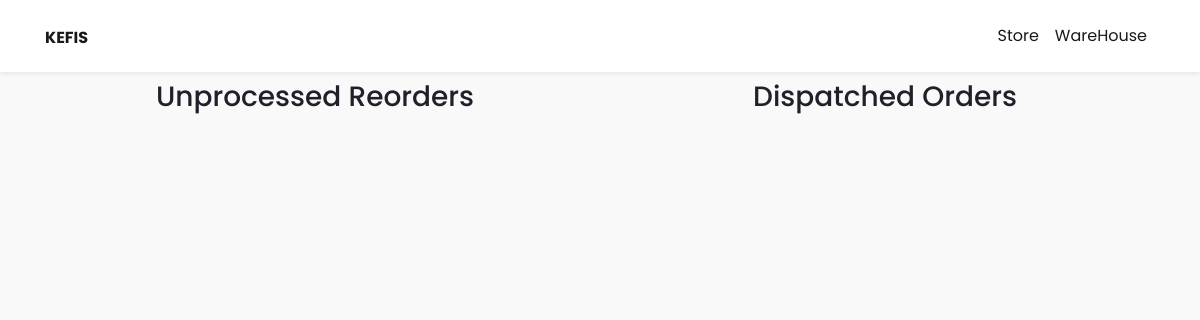
Page /list on the earlier database version.
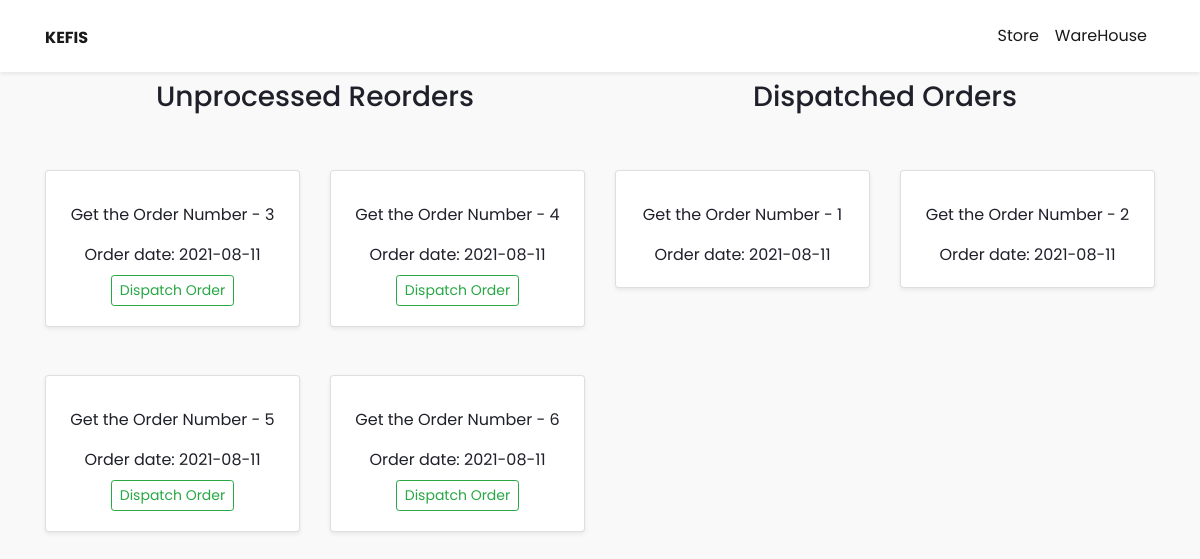
Same page on the later database version.
### order/models.py (models this page shows, shortened)
class Order(models.Model):
    item_id = models.ForeignKey('Items', on_delete=models.CASCADE)
    date_order = models.DateTimeField(auto_now_add=True)
    dispatch = models.BooleanField(default=False)

### order/views.py (the view)
# urls.py: path('list', views.order_list, name='order_list'),
def order_list(request):
    dispatched_order = Order.objects.filter(dispatch=True)
    pending_order = Order.objects.filter(dispatch=False)
    context = {
        "dispatched_orders":dispatched_order,
        "pending_orders":list(pending_order),
    }
    return render(request, "order.html", context)

### order/templates/order.html (shortened to what this page needs)
{% extends 'base.html' %}
{% load bootstrap4 %}
{% load static %}
{% load cloudinary %}
{% block content %}
<section>
    <div class="container">
        <div class="row">
            <div class="col-md-6">
                <h3 class="text-center mt-2">Unprocessed Reorders</h3>
                <div class="row">
                    {% for pending_order in pending_orders %}
                    <div class="col-md-6">
                        {% if pending_order %}
                        <div class="card shadow-sm text-center mt-5">
                            <div class="card-body">
                              <p class="card-text">Get the Order Number - {{ pending_order.id }} </p>
                              <span>Order date: {{ pending_order.date_order|date:"Y-m-d" }}</span>
                             <a href="{% url 'dispatch' pending_order.id %}" class="btn btn-outline-success btn-sm mt-2">Dispatch Order</a>
                            </div>
                        </div>
                        {% else %}
                        <h3 class="text-center mt-5">Oops...!!! No Orders Available. Sorry.</h3>
                        {% endif %}
                    </div>
                    {% endfor %}
                </div>
            </div>
            <div class="col-md-6">
                <h3 class="text-center mt-2">Dispatched Orders</h3>
                <div class="row">
                    {% for dispatched in dispatched_orders %}
                    <div class="col-md-6">
                        {% if dispatched %}
                        <div class="card shadow-sm text-center mt-5">
                            <div class="card-body">
                              <p class="card-text">Get the Order Number - {{ dispatched.id }} </p>
                              <span>Order date: {{ dispatched.date_order|date:"Y-m-d" }}</span>                            </div>
                        </div>
                        {% else %}
                        <h3 class="text-center mt-5">Oops...!!! No Dispatched Order Available. Sorry.</h3>
                        {% endif %}
                    </div>
                    {% endfor %}
                </div>
            </div>
        </div>
    </div>
</section>
{% endblock %}

### order/templates/base.html (shortened to what this page needs)
{% load bootstrap4 %}
{% load static %}
{% load cloudinary %}
<!DOCTYPE html>
<html lang="en">
<head>
    {% block styles %}
        {% bootstrap_css %}
        <link rel="stylesheet" href="{% static 'css/order.css' %}">
    {% endblock %}
</head>
<body>
    <nav class="navbar navbar-expand-lg navbar-light bg-white py-3 shadow-sm sticky-top">
        <div class="container"><a class="navbar-brand" href="/">
            <strong class="h6 mb-0 font-weight-bold text-uppercase">KEFIS</strong></a>
            <div class="collapse navbar-collapse" id="navbarSupportedContent">
                <ul class="navbar-nav ml-auto">
                    <li class="nav-item active">
                        <a class="nav-link" href="{% url 'items' %}">
                            Store
                        </a>
                    </li>
                    <li class="nav-item active">
                        <a class="nav-link" href="{% url 'order_list' %}">
                            WareHouse
                        </a>
                    </li>
                </ul>
            </div>
        </div>
    </nav>
    {% block content %}
    {% endblock %}
</body>
</html>

### static/css/order.css (style rules this page uses)
* { margin: 0; padding: 0; box-sizing: border-box; }
body { font-family: "Poppins", Arial, Helvetica, sans-serif; color: #1F2029; background-color: #F9F9F9; }

Differences in the rows shown:
added Order: id "3", date_order "2021-08-11", shown under "Unprocessed Reorders"
added Order: id "4", date_order "2021-08-11", shown under "Unprocessed Reorders"
added Order: id "5", date_order "2021-08-11", shown under "Unprocessed Reorders"
added Order: id "6", date_order "2021-08-11", shown under "Unprocessed Reorders"
added Order: id "1", date_order "2021-08-11", shown under "Dispatched Orders"
added Order: id "2", date_order "2021-08-11", shown under "Dispatched Orders"
